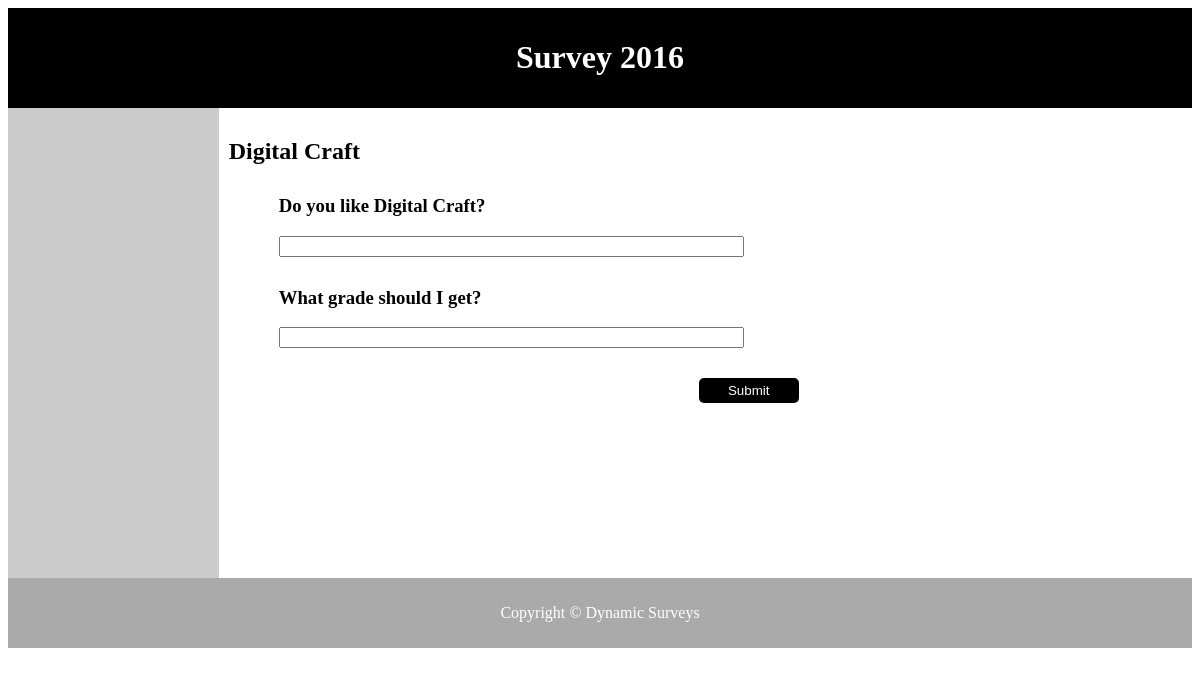
The page /CODE/survey_details.php?surveyID=1 on the database its author committed.
### tables this page shows
CREATE TABLE IF NOT EXISTS `survey` (
  `survey_id` int(9) NOT NULL AUTO_INCREMENT,
  `survey_name` varchar(300) NOT NULL,
  `access` varchar(20) NOT NULL,
  PRIMARY KEY (`survey_id`)
);

CREATE TABLE IF NOT EXISTS `survey_questions` (
  `question_id` mediumint(9) NOT NULL AUTO_INCREMENT,
  `survey_id` int(9) NOT NULL,
  `question_body` mediumtext NOT NULL,
  PRIMARY KEY (`question_id`),
  KEY `survey_id` (`survey_id`)
);

### CODE/functions/sandbox.php (the view)
<?php
function getQuestions($dbc, $surveyID){
	$query = "SELECT survey_id,question_body FROM survey_questions where survey_id = '".$surveyID."'";
	$result = @mysqli_query($dbc,$query);
	if($result){
		while($row = mysqli_fetch_array($result, MYSQLI_ASSOC)){
			$body = $row['question_body'];
			echo '
			<div class = "entry">
			<h3 class = "qTitle">' .$body.' </h3>
			<form action = "index.php" method = "get">
				<input type = "text" name = "answer" size = "55" >
				<input type = "hidden" value = "question_id" name = "questionid">
			</form>
		</div>
			';
		}
	}
}
?>

### CODE/functions/template.php (shortened to what this page needs)
<?php
function head(){
	echo '<h1>Survey 2016</h1>';
}
function footer(){
	echo '<p>Copyright &copy Dynamic Surveys</p>';
}
function survey_name($dbc, $surveyID){
	$query = "SELECT survey_name FROM survey where survey_id = '".$surveyID."'";
	$result = @mysqli_query($dbc,$query);
	if($result){
		while($row = mysqli_fetch_array($result, MYSQLI_ASSOC)){
			$body = $row['survey_name'];
			echo $body;
		}
	}
}
?>

### CODE/style.css (style rules this page uses)
body { font-family:Times New Roman; }
.entry { margin: 30px 0px 30px 50px; }

### rows shown on the page
survey: survey_name "Digital Craft"
survey_questions: question_body "Do you like Digital Craft?"
survey_questions: question_body "What grade should I get?"
